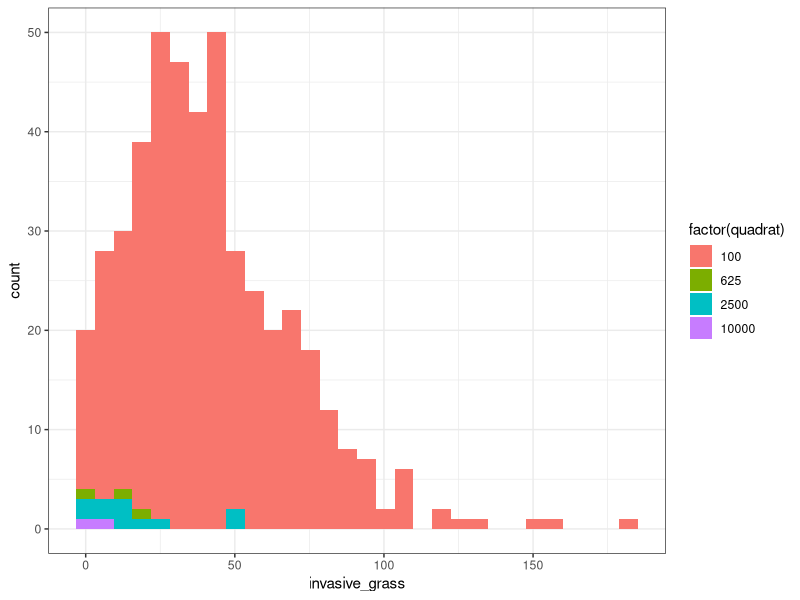
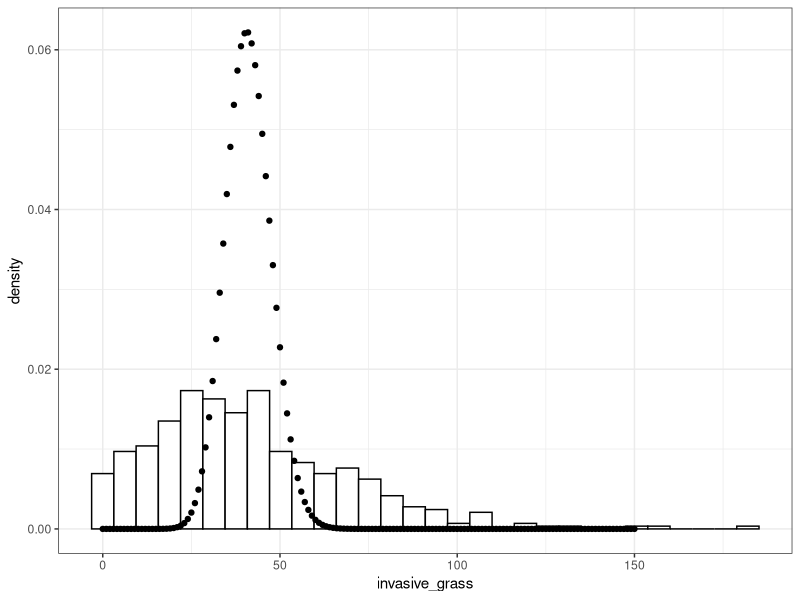
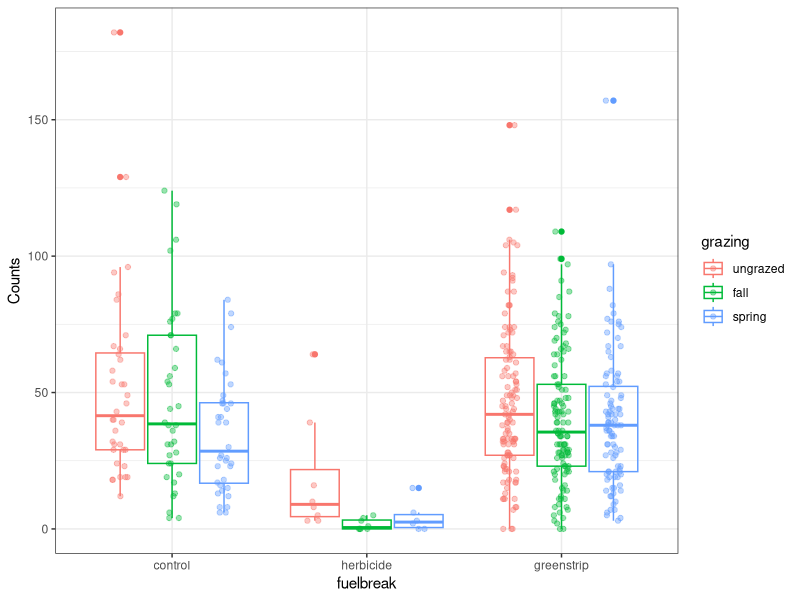
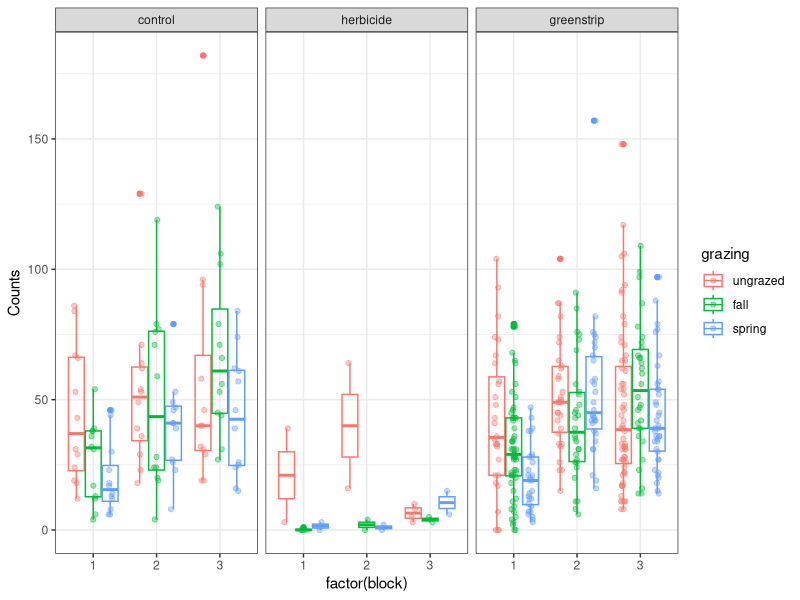
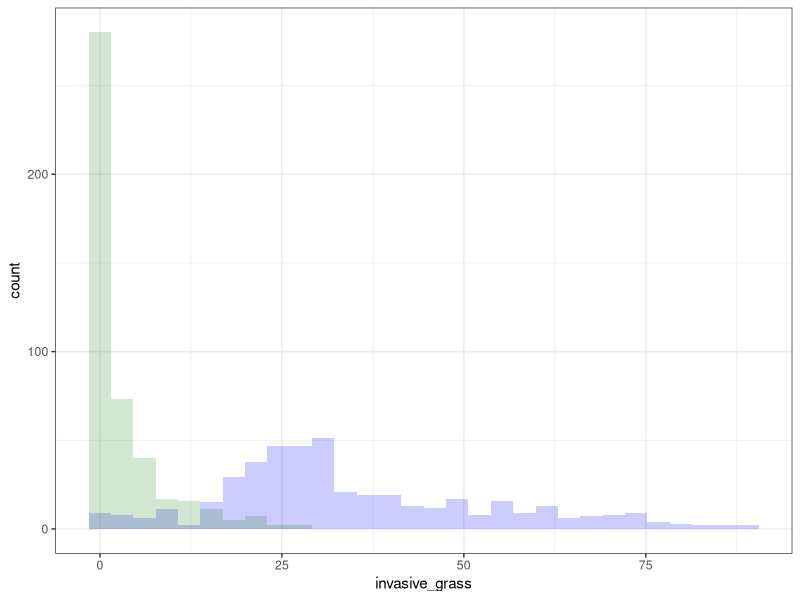

Write the R code that produced these figures, in order.
## ---- chunk 1
knitr::opts_chunk$set(echo = TRUE)
## ---- chunk 2
library(ggplot2)
library(dplyr)
count <- read.csv("data/count.csv")

ggplot(count, aes(x = invasive_grass, fill = factor(quadrat))) +
  geom_histogram(bins = 30) +
  theme_bw()
## ---- chunk 3
ggplot() +
  geom_histogram(data = count, 
                 aes(x = invasive_grass,
                     y = ..density..),
                 bins = 30,
                 fill = "white",
                 color = "black") +
  geom_point(data = data.frame(x = 0:150,
                               y = dpois(0:150, 
                                         lambda = mean(count$invasive_grass))),
             aes(x = x, y = y)) +
  theme_bw()
## ---- chunk 4
count %>%
  mutate(grazing = factor(grazing, levels = c("ungrazed",
                                              "fall", 
                                              "spring")),
         fuelbreak = factor(fuelbreak, levels = c("control",
                                                  "herbicide", 
                                                  "greenstrip"))) %>%
  ggplot(aes(x = fuelbreak, y = invasive_grass, color = grazing)) +
  geom_point(position = position_jitterdodge(dodge.width = 0.8, 
                                             jitter.width = 0.2),
             alpha = 0.4) +
  geom_boxplot(fill = "transparent",
               position = position_dodge(width = 0.8)) +
  scale_y_continuous("Counts") +
  theme_bw()
## ---- chunk 5
count %>%
  mutate(grazing = factor(grazing, levels = c("ungrazed",
                                              "fall", 
                                              "spring")),
         fuelbreak = factor(fuelbreak, levels = c("control",
                                                  "herbicide", 
                                                  "greenstrip"))) %>%
  ggplot(aes(x = factor(block), y = invasive_grass, color = grazing)) +
  geom_point(position = position_jitterdodge(dodge.width = 0.8, 
                                             jitter.width = 0.2),
             alpha = 0.4) +
  geom_boxplot(fill = "transparent",
               position = position_dodge(width = 0.8)) +
  facet_wrap(vars(fuelbreak)) +
  scale_y_continuous("Counts") +
  theme_bw()
## ---- chunk 6
cover <- read.csv("data/cover.csv")

ggplot(cover) +
  geom_histogram(aes(x = invasive_grass), 
                 alpha = 0.2, 
                 fill = "blue",
                 bins = 30) +
    geom_histogram(aes(x = native_grass), 
                 alpha = 0.2, 
                 fill = "forestgreen",
                 bins = 30) +
  theme_bw()
